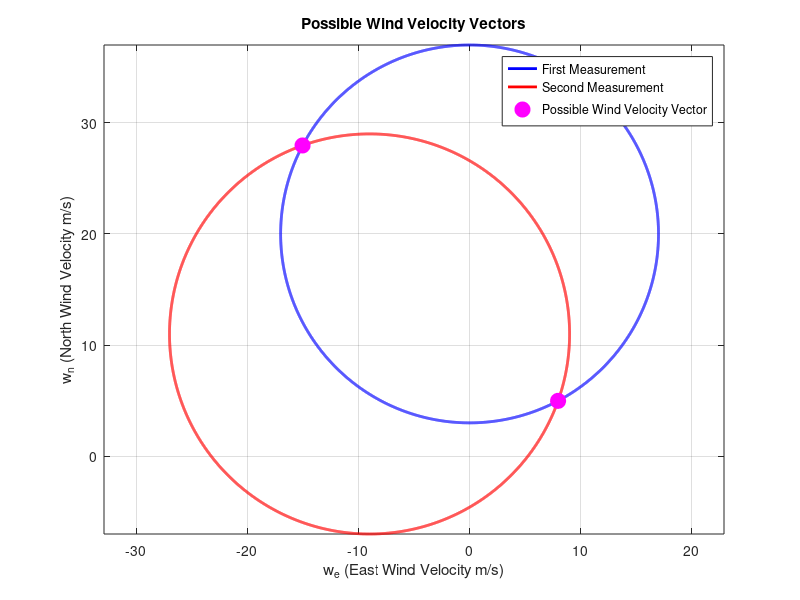

Source code (MATLAB): (Note: this script raises an error after producing the figure.)
%%
close all; clear; clc;


%% Problem 2
angles = linspace(0, 2*pi, 10000);
wind_vecs_1 = -17 .* [cos(angles); sin(angles)] + [20; 0];
wind_vecs_2 = -18 .* [cos(angles); sin(angles)] + [11; -9];

% Find where they intersect
angle_diff = vecnorm(wind_vecs_2 - wind_vecs_1, 2, 1);

% Plot
figure();
plot(wind_vecs_1(2,:), wind_vecs_1(1,:), 'linewidth', 2, 'color', 'b')
hold on
grid on
plot(wind_vecs_2(2,:), wind_vecs_2(1,:), 'linewidth', 2, 'color', 'r')
scatter([-15.0286; 7.96325], [27.9604; 4.9794], 'filled', 'MarkerEdgeColor', 'm', 'MarkerFaceColor', 'm', 'Marker', 'o', 'SizeData', 120)


xlabel('w_e (East Wind Velocity m/s)')
ylabel('w_n (North Wind Velocity m/s)')
title('Possible Wind Velocity Vectors')
legend('First Measurement', 'Second Measurement', 'Possible Wind Velocity Vector', 'location', 'best')
%legend('First Measurement', 'Second Measurement', 'location', 'best')
% legend('Second Measurement', 'location', 'best')
axis equal



%% Problem 3
% Wind sensitivity analysis
Vee = [20; 0; 0];
Va = 15;
phi = 0;
theta = 5 * pi/180;
psi = 0;

beta = 2 * pi/180;
alpha = 8 * pi/180;

% Euler angles
euler_angles = [phi; theta; psi];

nominal_wind = CalculateInertialWind(Vee, euler_angles, Va, beta, alpha);
nom_speed = norm(nominal_wind);
nom_direction = atan2(nominal_wind(2), nominal_wind(1));

% Sensitivity analysis
del_anlge = 0.001 * pi/180;
del_phi = del_anlge;
del_theta = del_anlge;
del_psi = del_anlge;

% Calculate the wind with the sensitivity variables
euler_phi = euler_angles + [del_phi; 0; 0];
euler_theta = euler_angles + [0; del_theta; 0];
euler_psi = euler_angles + [0; 0; del_psi];

% Calculate the wind
phi_wind = CalculateInertialWind(Vee, euler_phi, Va, beta, alpha);
theta_wind = CalculateInertialWind(Vee, euler_theta, Va, beta, alpha);
psi_wind = CalculateInertialWind(Vee, euler_psi, Va, beta, alpha);

% Calculate the speed and direction
phi_speed = norm(phi_wind);
phi_direction = atan2(phi_wind(2), phi_wind(1));
theta_speed = norm(theta_wind);
theta_direction = atan2(theta_wind(2), theta_wind(1));
psi_speed = norm(psi_wind);
psi_direction = atan2(psi_wind(2), psi_wind(1));

% Sensitivity calculation
phi_speed_sens = (phi_speed - nom_speed) / del_phi;
phi_direction_sens = (phi_direction - nom_direction) / del_phi;
theta_speed_sens = (theta_speed - nom_speed) / del_theta;
theta_direction_sens = (theta_direction - nom_direction) / del_theta;
psi_speed_sens = (psi_speed - nom_speed) / del_psi;
psi_direction_sens = (psi_direction - nom_direction) / del_psi;

% Output results
% Display using fprintf
fprintf('Sensitivities:\n');
fprintf('Phi Speed Sensitivity: %.3f\n', phi_speed_sens);
fprintf('Phi Direction Sensitivity: %.3f\n', phi_direction_sens);
fprintf('Theta Speed Sensitivity: %.3f\n', theta_speed_sens);
fprintf('Theta Direction Sensitivity: %.3f\n', theta_direction_sens);
fprintf('Psi Speed Sensitivity: %.3f\n', psi_speed_sens);
fprintf('Psi Direction Sensitivity: %.3f\n', psi_direction_sens);
